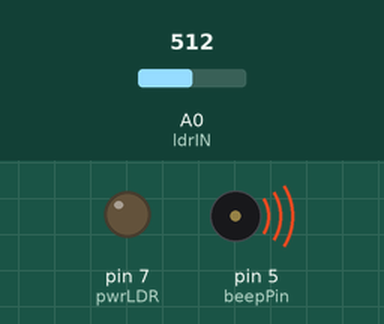
Simulated run of this sketch. Board: Arduino Uno, built with avr-gcc and run on an emulated ATmega328P. On the bench: output pins drawn as LEDs (lit = HIGH), buzzer (waves = sounding). The test bench sets the inputs (shaded band); at power-on: A0 (ldrIN) = 512. Sleep ends after the set time or at an interrupt.

Above: at 0.1 s.
At 4.8 s:
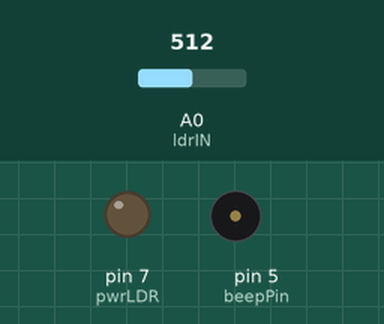
4.9 s: A0 (ldrIN) set to 90
Timing chart, 0 to 7.9 s (numbered marks = the images above; inputs shaded):
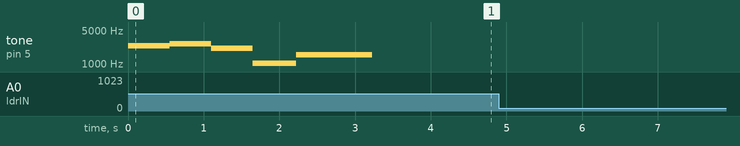

The sketch:

FridgeLightAlarm.ino
```cpp
/*
 * Simple Light Activated Alarm. Alarm sounds if light is present for > X seconds.
 *
 * Uses Deep Sleep (WDT controlled).
 */
#include "Arduino.h"
#include <avr/sleep.h>
#include <avr/wdt.h>
#include <avr/power.h>
#include <BatteryVoltageReader.h>

#define pwrLDR 7
#define ldrIN A0
#define beepPin 5
#define lightOnDelay 7 // n cycles of 8 seconds as millis don't work whilst asleep
#define lightLevelMin 100

#define disable_bod sleep_bod_disable();

// Serial output inhibited if line below is commented out
//#define DEBUG true

// State of light
int lightLevel;

// Keep track of previous A2D converter state
volatile byte prevADCSRA = ADCSRA;

// Advance declarations
void alienBeep();
void goToSleep();
uint16_t readLDR();
void lowBattery();

// Declare our battery object here
BatteryVoltageReader BVR;

//==================================
//SETUP    SETUP     SETUP     SETUP
//==================================
void setup()
{
#ifdef DEBUG
	Serial.begin(9600);
#endif
	// Set all [unused?] pin to INPUT mode to reduce power
	for (auto cnt = 0; cnt < 20; cnt++) {
		pinMode(cnt, INPUT);
	}

	// Disable unused analog inputs, saves power
	bitSet(DIDR0, ADC1D);// disable digital buffer on A1
	bitSet(DIDR0, ADC2D);  // disable digital buffer on A2
	bitSet(DIDR0, ADC3D);  // disable digital buffer on A3
	bitSet(DIDR0, ADC4D);  // disable digital buffer on A4
	bitSet(DIDR0, ADC5D);  // disable digital buffer on A5

	// Power for the LDR / VR
	pinMode(pwrLDR, OUTPUT);
	digitalWrite(pwrLDR, LOW);

	// Just to test
	readLDR();

	// 1.1V internal reference voltage. Measure it on pin 21.
	BVR.begin();

	// All done
	alienBeep();

#ifdef DEBUG
	Serial.println("Setup completed");
#endif
}

//==============================
// LOOP    LOOP    LOOP     LOOP
//==============================
void loop()
{
	static uint16_t lightOn = 0;

	// Count how many times we go to sleep (ie darkness reigns)
	unsigned long sleepCount = 0;

	// We stay in this loop whilst the analog input indicates darkness
	do {
		sleepCount++;
		goToSleep();

		// Read the LDR
		lightLevel = readLDR();
	}
	// Escape from sleep mode if light is on
	while (lightLevel < lightLevelMin);

#ifdef DEBUG
	// The light is ON!
	Serial.println("Light is ON!");
	Serial.print("Sleep Count: ");
	Serial.println(sleepCount);
#endif

	// Snapshop start of light going on time, if we didn't stay in sleep loop
	if (sleepCount == 1) {
		lightOn++;
	} else {
		lightOn = 1;
	}

	// Has it been light for longer than X seconds?
	Serial.print("LightOn: ");
	Serial.println(lightOn);
	if (lightOn > lightOnDelay) {
#ifdef DEBUG
		Serial.println("Alert!");
#endif
		alienBeep();

		// Reset alert timer
		lightOn = 1;
	}

	// If the battery is below 3.29v (329) beep a longer series of beeps
	uint16_t batVolts = BVR.readVCC();
#ifdef DEBUG
	Serial.print("Bat: ");
	Serial.println(batVolts);
#endif

	if (batVolts < 329) {
#ifdef DEBUG
		Serial.println("Battery low");
#endif
		lowBattery();
	}

	// So we can debug without a brain meltdown
	delay(250);
}

// Sleep routine, awoken by timer
void goToSleep() {

	// 1. Turn off all current output pins
	pinMode(pwrLDR, INPUT);

	// 2. Disable the ADC (Analog to digital converter, pins A0 [14] to A5 [19])
	prevADCSRA = ADCSRA;
	ADCSRA = 0;

	// 3. Power Reduction Register settings MUST be made after ADCSRA set to 0
	// and only apply in active (non-sleep) and idle modes
	//power_all_disable();

	// 4. Clear various "reset" flags
	MCUSR = 0; 	// allow changes, disable reset
	WDTCSR = bit (WDCE) | bit(WDE); // set Watchdog Config Mode so we can do the next line
	WDTCSR = bit (WDIE) | bit(WDP3) | bit(WDP0); // set WDIE, and 8 second delay

	// 4a. Reset the WDT now (just in case)
	wdt_reset();

	// 5. Set Sleep mode
	set_sleep_mode(SLEEP_MODE_PWR_DOWN);

	// 6. Ensure we can wake up again by first disabling interrupts (temporarily) so
	// the wakeISR does not run before we are asleep and then prevent interrupts,
	// and then defining the ISR (Interrupt Service Routine) to run when poked awake by the timer
	noInterrupts();

	// 7. Enable sleep mode (or we won't sleep)
	//sleep_enable();
	_SLEEP_CONTROL_REG |= (uint8_t) _SLEEP_ENABLE_MASK;

	// 8. Turn off Brown Out Detection (low voltage). This is automatically re-enabled
	// upon timer interrupt. Better to do this with fuses rather than in code.
	//sleep_bod_disable();
	disable_bod

// Send a message just to show we are about to sleep
#ifdef DEBUG
			Serial.println("Good night!");
			Serial.flush();
#endif

// 9. Allow interrupts now
	interrupts();

// 10. And enter sleep mode as set above. Whilst asleep we are not resetting the
// Watch Dog Timer so it will try and reset the board after 8 seconds
	//sleep_cpu();
	__asm__ __volatile__ ( "sleep" "\n\t" :: );

// ---------------------------------------------------------------
// µController is now asleep until woken up by the WDT (8 seconds)
// ---------------------------------------------------------------

// 1. AWAKE! Disable sleep mode now (belt and braces)
	//sleep_disable();
	_SLEEP_CONTROL_REG &= (uint8_t) (~_SLEEP_ENABLE_MASK);

#ifdef DEBUG
	Serial.println("WDT Awoken!");
#endif

// 2. Re-enable ADC if it was previously running, we need to read LDR
	ADCSRA = prevADCSRA;

// 3. Turn on all output pins, previously set to INPUT to save power
	pinMode(pwrLDR, OUTPUT);
	digitalWrite(pwrLDR, LOW);

// 4. Turn on everything else eg UART only relevant in IDLE or non-sleep states
//power_all_enable();
}

// When WatchDog timer causes µC to wake it comes here after X seconds
ISR (WDT_vect) {

// Turn off watchdog, we don't want it to do anything (like resetting this sketch)
	wdt_disable();

// Now we continue running the main Loop() just after we went to sleep
#ifdef DEBUG
	Serial.println("ISR");
#endif
}

// Close encounters of the thrid kind
void alienBeep() {
	static uint16_t tones[] = { 2349, 2637, 2093, 1046, 1567 };
	static uint16_t delays[] { 550, 550, 550, 575, 1200 };

// debugging beep intead of long tune
//	tone(beepPin, 2500, 50);
//	delay(50);
//	return;

	for (auto cnt = 0; cnt < 5; cnt++) {
		tone(beepPin, tones[cnt], 1000);
		delay(delays[cnt]);
	}
	delay(250);
}

// Read the light level
uint16_t readLDR()
{
// Read the LDR
	digitalWrite(pwrLDR, HIGH);
	lightLevel = analogRead(ldrIN);

#ifdef DEBUG
	Serial.print("Light level: ");
	Serial.println(lightLevel);
#endif

	digitalWrite(pwrLDR, LOW);
	return lightLevel;
}

// Low battery warning
void lowBattery() {
	for (auto cnt = 1; cnt < 10; cnt++) {
		tone(beepPin, 1800 + (100 * cnt), 500);
		delay(150);
	}
	delay(250);
}
```

BatteryVoltageReader.h
```cpp
#ifndef BatteryVoltageReader_h_
#define BatteryVoltageReader_h_

#include "Arduino.h"
class BatteryVoltageReader {
public:
	void begin();
	uint16_t readVCC();

private:
	void startInternal1V1VoltageReference();

protected:


};
#endif
```
